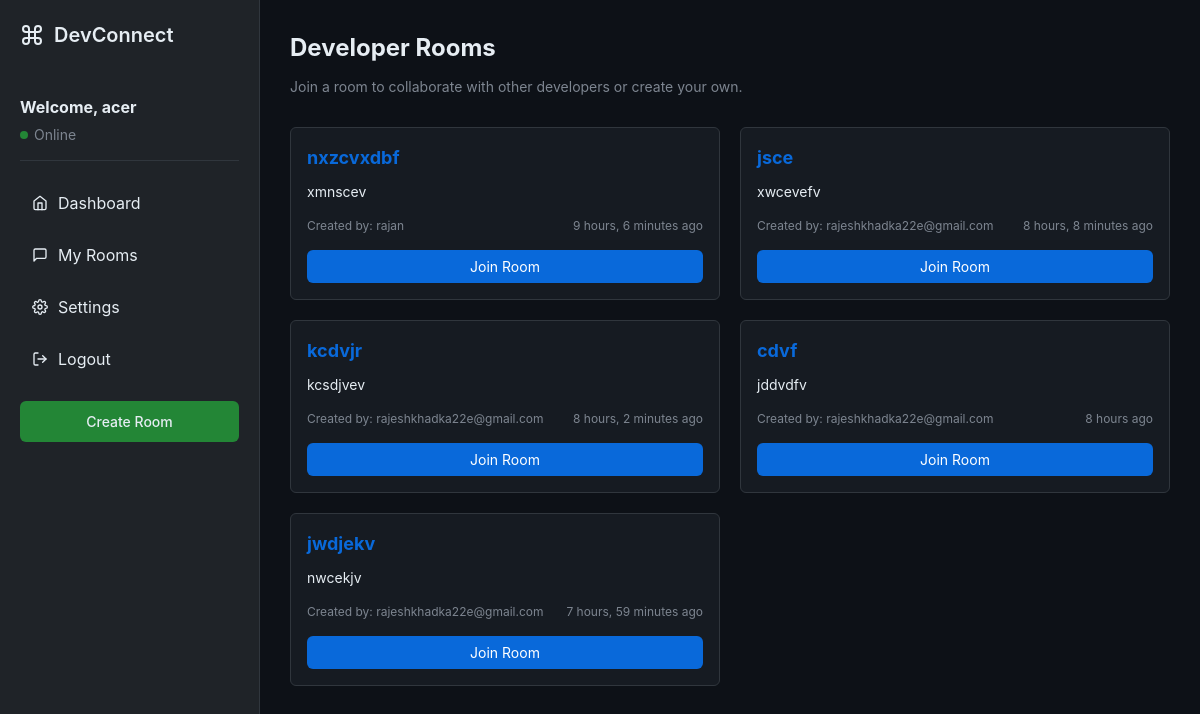
/dashboard/ (signed in), run on an earlier commit of the app's database.
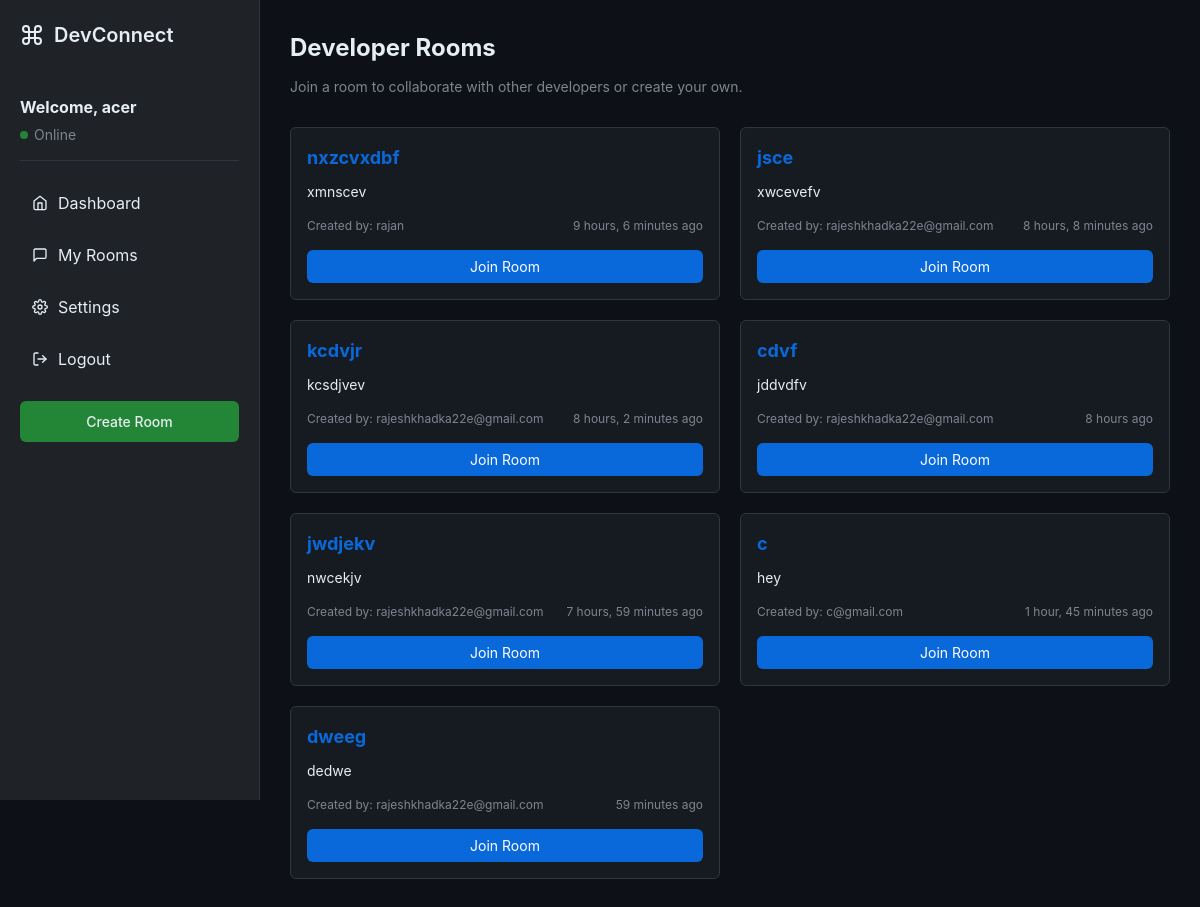
And on a later commit of the database.
### DevCon/models.py (models this page shows, shortened)
class CustomUser(AbstractUser):
    email = models.EmailField(unique=True)
    USERNAME_FIELD = 'email'
    REQUIRED_FIELDS = ['username']

class Room(models.Model):
    title=models.CharField(max_length=200)
    description=models.CharField(max_length=200)
    created_by=models.CharField(max_length=200)
    created_at=models.DateTimeField(auto_now_add=True)

### DevCon/views.py (the view)
# urls.py: path('dashboard/', dashboard_view, name='dashboard'),
@login_required
def dashboard_view(request):
    rooms = Room.objects.all()
    return render(request, 'dashboard.html', {'rooms': rooms})

### templates/dashboard.html (shortened to what this page needs)
<!DOCTYPE html>
<html lang="en">
<head>
</head>
<body>
    <div class="container">
        <div class="sidebar">
            <div class="logo">
                DevConnect
            </div>
            <div class="user-info">
                <h2>Welcome, {{ request.user.username }}</h2>
                <div class="user-status">
                    <span class="status-dot"></span>
                    <span>Online</span>
                </div>
            </div>
            <div class="sidebar-nav">
                <a href="#" class="nav-item">
                    <svg xmlns="http://www.w3.org/2000/svg" width="16" height="16" viewBox="0 0 24 24" fill="none" stroke="currentColor" stroke-width="2" stroke-linecap="round" stroke-linejoin="round">
                        <path d="m3 9 9-7 9 7v11a2 2 0 0 1-2 2H5a2 2 0 0 1-2-2z"></path>
                        <polyline points="9 22 9 12 15 12 15 22"></polyline>
                    </svg>
                    Dashboard
                </a>
                <a href="{% url 'myrooms' %}" class="nav-item">
                    <svg xmlns="http://www.w3.org/2000/svg" width="16" height="16" viewBox="0 0 24 24" fill="none" stroke="currentColor" stroke-width="2" stroke-linecap="round" stroke-linejoin="round">
                        <path d="M21 15a2 2 0 0 1-2 2H7l-4 4V5a2 2 0 0 1 2-2h14a2 2 0 0 1 2 2z"></path>
                    </svg>
                    My Rooms
                </a>
                <a href="#" class="nav-item">
                    Settings
                </a>
                <a href="{% url 'logout' %}" class="nav-item">
                    Logout
                </a>
            </div>
            <a href="{% url 'create_room' %}" class="create-btn">
                Create Room
            </a>
        </div>
        <div class="main-content">
            <div class="page-header">
                <h1>Developer Rooms</h1>
                <p class="page-description">Join a room to collaborate with other developers or create your own.</p>
            </div>
            <div class="rooms-grid">
                {% for room in rooms %}
                <div class="room-card">
                    <h3 class="room-title">{{ room.title }}</h3>
                    <p class="room-description">{{ room.description }}</p>
                    <div class="room-meta">
                        <span>Created by: {{ room.created_by }}</span>
                        <span>{{ room.created_at|timesince }} ago</span>
                    </div>
                    <form action="{% url 'view_room' room.id %}" method="POST">
                        <button type="submit" class="view-btn">Join Room</button>
                    </form>
                </div>
                {% endfor %}
            </div>
        </div>
    </div>
</body>
</html>

### templates/dashboard.html (style rules this page uses)
:root { --primary: #0969da; --secondary: #1f2328; --bg-dark: #0d1117; --bg-light: #ffffff; --text-primary: #e6edf3; --text-secondary: #7d8590; --border-color: #30363d; --card-bg: #161b22; --hover-bg: #21262d; --success: #238636; }
* { margin: 0; padding: 0; box-sizing: border-box; font-family: -apple-system, BlinkMacSystemFont, "Segoe UI", Helvetica, Arial, sans-serif; }
body { background-color: var(--bg-dark); color: var(--text-primary); line-height: 1.5; }
.container { display: flex; min-height: 100vh; }
.sidebar { width: 260px; background-color: var(--secondary); border-right: 1px solid var(--border-color); padding: 20px; position: fixed; height: 100vh; overflow-y: auto; }
.logo { font-size: 20px; font-weight: 600; margin-bottom: 30px; display: flex; align-items: center; color: var(--text-primary); }
.logo svg { margin-right: 10px; }
.user-info { padding: 15px 0; border-bottom: 1px solid var(--border-color); margin-bottom: 20px; }
.user-info h2 { font-size: 16px; margin-bottom: 5px; }
.user-status { display: flex; align-items: center; color: var(--text-secondary); font-size: 14px; }
.status-dot { width: 8px; height: 8px; background-color: var(--success); border-radius: 50%; margin-right: 6px; }
.sidebar-nav { margin-top: 20px; }
.nav-item { display: flex; align-items: center; padding: 10px 12px; border-radius: 6px; color: var(--text-primary); text-decoration: none; margin-bottom: 8px; transition: background-color 0.2s; }
.nav-item svg { margin-right: 10px; }
.create-btn { display: block; background-color: var(--success); color: var(--text-primary); border: none; border-radius: 6px; padding: 10px 16px; font-size: 14px; font-weight: 500; cursor: pointer; width: 100%; text-align: center; margin-top: 20px; text-decoration: none; transition: background-color 0.2s; }
.main-content { flex: 1; padding: 30px; margin-left: 260px; }
.page-header { margin-bottom: 30px; }
.page-header h1 { font-size: 24px; margin-bottom: 10px; }
.page-description { color: var(--text-secondary); font-size: 14px; }
.rooms-grid { display: grid; grid-template-columns: repeat(auto-fill, minmax(300px, 1fr)); gap: 20px; }
.room-card { background-color: var(--card-bg); border: 1px solid var(--border-color); border-radius: 6px; padding: 16px; transition: transform 0.2s, box-shadow 0.2s; }
.room-title { font-size: 18px; margin-bottom: 10px; color: var(--primary); }
.room-description { color: var(--text-primary); margin-bottom: 15px; font-size: 14px; }
.room-meta { display: flex; justify-content: space-between; color: var(--text-secondary); font-size: 12px; margin-bottom: 15px; }
.view-btn { background-color: var(--primary); color: white; border: none; border-radius: 6px; padding: 8px 16px; font-size: 14px; cursor: pointer; width: 100%; transition: background-color 0.2s; }

What changed in the data, as far as the page shows it:
added Room: title "c", description "hey", created_by "c@gmail.com", created_at "1 hour, 45 minutes"
added Room: title "dweeg", description "dedwe", created_by "rajeshkhadka22e@gmail.com", created_at "59 minutes"
